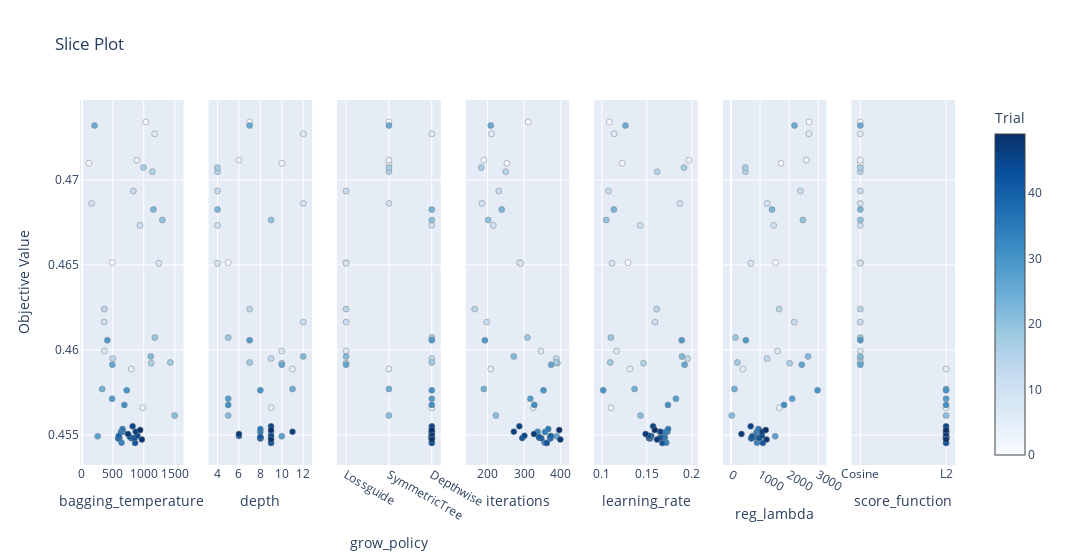

Notebook source saved alongside this figure:
### Code cell
optuna.visualization.plot_slice(study)

### Figure 1 — Plotly figure (JSON) as saved in the notebook; plotly's stock layout.template omitted (floating-point values rounded to 4 significant figures)
{"data": [{"marker": {"color": [0, 1, 2, 3, 4, 5, 6, 7, 8, 9, 10, 11, 12, 13, 14, 15, 16, 17, 18, 19, 20, 21, 22, 23, 24, 25, 26, 27, 28, 29, 30, 31, 32, 33, 34, 35, 36, 37, 38, 39, 40, 41, 42, 43, 44, 45, 46, 47, 48, 49], "colorbar": {"title": {"text": "Trial"}, "x": 1, "xpad": 40}, "colorscale": [[0, "rgb(247,251,255)"], [0.125, "rgb(222,235,247)"], [0.25, "rgb(198,219,239)"], [0.375, "rgb(158,202,225)"], [0.5, "rgb(107,174,214)"], [0.625, "rgb(66,146,198)"], [0.75, "rgb(33,113,181)"], [0.875, "rgb(8,81,156)"], [1, "rgb(8,48,107)"]], "line": {"color": "Grey", "width": 0.5}, "showscale": true}, "mode": "markers", "showlegend": false, "type": "scatter", "x": [489.8, 1032.0, 112.7, 888.9, 981.3, 799.4, 1175.0, 362.6, 1245.0, 154.6, 938.5, 358.3, 830.5, 498.5, 360.8, 1139.0, 1121.0, 996.1, 1430.0, 1179.0, 1301.0, 1499.0, 1113.0, 1155.0, 327.0, 204.2, 492.3, 253.9, 488.2, 410.8, 724.1, 685.4, 665.5, 640.0, 631.0, 655.2, 605.2, 596.3, 585.9, 594.0, 800.5, 774.7, 859.8, 852.5, 897.1, 819.5, 868.8, 745.2, 969.1, 942.3], "xaxis": "x", "y": [0.4651, 0.4734, 0.471, 0.4712, 0.4566, 0.4589, 0.4727, 0.4599, 0.4651, 0.4686, 0.4673, 0.4616, 0.4693, 0.4595, 0.4624, 0.4705, 0.4592, 0.4707, 0.4593, 0.4607, 0.4676, 0.4561, 0.4596, 0.4683, 0.4577, 0.4732, 0.4591, 0.4549, 0.4571, 0.4606, 0.4576, 0.4568, 0.4552, 0.4545, 0.4552, 0.4554, 0.4548, 0.4549, 0.4548, 0.4549, 0.4548, 0.4549, 0.4545, 0.4548, 0.455, 0.4555, 0.4552, 0.4551, 0.4547, 0.4553], "yaxis": "y"}, {"marker": {"color": [0, 1, 2, 3, 4, 5, 6, 7, 8, 9, 10, 11, 12, 13, 14, 15, 16, 17, 18, 19, 20, 21, 22, 23, 24, 25, 26, 27, 28, 29, 30, 31, 32, 33, 34, 35, 36, 37, 38, 39, 40, 41, 42, 43, 44, 45, 46, 47, 48, 49], "colorbar": {"title": {"text": "Trial"}, "x": 1, "xpad": 40}, "colorscale": [[0, "rgb(247,251,255)"], [0.125, "rgb(222,235,247)"], [0.25, "rgb(198,219,239)"], [0.375, "rgb(158,202,225)"], [0.5, "rgb(107,174,214)"], [0.625, "rgb(66,146,198)"], [0.75, "rgb(33,113,181)"], [0.875, "rgb(8,81,156)"], [1, "rgb(8,48,107)"]], "line": {"color": "Grey", "width": 0.5}, "showscale": false}, "mode": "markers", "showlegend": false, "type": "scatter", "x": [5, 7, 10, 6, 9, 11, 12, 10, 4, 12, 4, 12, 4, 9, 7, 4, 10, 4, 7, 5, 9, 5, 12, 4, 11, 7, 10, 10, 5, 7, 8, 5, 9, 9, 8, 8, 8, 8, 8, 6, 8, 8, 9, 9, 9, 9, 11, 6, 9, 9], "xaxis": "x2", "y": [0.4651, 0.4734, 0.471, 0.4712, 0.4566, 0.4589, 0.4727, 0.4599, 0.4651, 0.4686, 0.4673, 0.4616, 0.4693, 0.4595, 0.4624, 0.4705, 0.4592, 0.4707, 0.4593, 0.4607, 0.4676, 0.4561, 0.4596, 0.4683, 0.4577, 0.4732, 0.4591, 0.4549, 0.4571, 0.4606, 0.4576, 0.4568, 0.4552, 0.4545, 0.4552, 0.4554, 0.4548, 0.4549, 0.4548, 0.4549, 0.4548, 0.4549, 0.4545, 0.4548, 0.455, 0.4555, 0.4552, 0.4551, 0.4547, 0.4553], "yaxis": "y2"}, {"marker": {"color": [0, 1, 2, 3, 4, 5, 6, 7, 8, 9, 10, 11, 12, 13, 14, 15, 16, 17, 18, 19, 20, 21, 22, 23, 24, 25, 26, 27, 28, 29, 30, 31, 32, 33, 34, 35, 36, 37, 38, 39, 40, 41, 42, 43, 44, 45, 46, 47, 48, 49], "colorbar": {"title": {"text": "Trial"}, "x": 1, "xpad": 40}, "colorscale": [[0, "rgb(247,251,255)"], [0.125, "rgb(222,235,247)"], [0.25, "rgb(198,219,239)"], [0.375, "rgb(158,202,225)"], [0.5, "rgb(107,174,214)"], [0.625, "rgb(66,146,198)"], [0.75, "rgb(33,113,181)"], [0.875, "rgb(8,81,156)"], [1, "rgb(8,48,107)"]], "line": {"color": "Grey", "width": 0.5}, "showscale": false}, "mode": "markers", "showlegend": false, "type": "scatter", "x": ["Lossguide", "SymmetricTree", "SymmetricTree", "SymmetricTree", "Depthwise", "SymmetricTree", "Depthwise", "Lossguide", "Lossguide", "SymmetricTree", "Depthwise", "Lossguide", "Lossguide", "Depthwise", "Lossguide", "SymmetricTree", "Lossguide", "SymmetricTree", "Depthwise", "Depthwise", "Depthwise", "SymmetricTree", "Lossguide", "Depthwise", "SymmetricTree", "SymmetricTree", "Lossguide", "Depthwise", "Depthwise", "Depthwise", "Depthwise", "Depthwise", "Depthwise", "Depthwise", "Depthwise", "Depthwise", "Depthwise", "Depthwise", "Depthwise", "Depthwise", "Depthwise", "Depthwise", "Depthwise", "Depthwise", "Depthwise", "Depthwise", "Depthwise", "Depthwise", "Depthwise", "Depthwise"], "xaxis": "x3", "y": [0.4651, 0.4734, 0.471, 0.4712, 0.4566, 0.4589, 0.4727, 0.4599, 0.4651, 0.4686, 0.4673, 0.4616, 0.4693, 0.4595, 0.4624, 0.4705, 0.4592, 0.4707, 0.4593, 0.4607, 0.4676, 0.4561, 0.4596, 0.4683, 0.4577, 0.4732, 0.4591, 0.4549, 0.4571, 0.4606, 0.4576, 0.4568, 0.4552, 0.4545, 0.4552, 0.4554, 0.4548, 0.4549, 0.4548, 0.4549, 0.4548, 0.4549, 0.4545, 0.4548, 0.455, 0.4555, 0.4552, 0.4551, 0.4547, 0.4553], "yaxis": "y3"}, {"marker": {"color": [0, 1, 2, 3, 4, 5, 6, 7, 8, 9, 10, 11, 12, 13, 14, 15, 16, 17, 18, 19, 20, 21, 22, 23, 24, 25, 26, 27, 28, 29, 30, 31, 32, 33, 34, 35, 36, 37, 38, 39, 40, 41, 42, 43, 44, 45, 46, 47, 48, 49], "colorbar": {"title": {"text": "Trial"}, "x": 1, "xpad": 40}, "colorscale": [[0, "rgb(247,251,255)"], [0.125, "rgb(222,235,247)"], [0.25, "rgb(198,219,239)"], [0.375, "rgb(158,202,225)"], [0.5, "rgb(107,174,214)"], [0.625, "rgb(66,146,198)"], [0.75, "rgb(33,113,181)"], [0.875, "rgb(8,81,156)"], [1, "rgb(8,48,107)"]], "line": {"color": "Grey", "width": 0.5}, "showscale": false}, "mode": "markers", "showlegend": false, "type": "scatter", "x": [287, 311, 253, 190, 325, 209, 211, 346, 291, 185, 216, 198, 231, 388, 165, 250, 391, 183, 388, 309, 202, 223, 272, 239, 190, 209, 374, 389, 317, 193, 353, 328, 337, 356, 357, 366, 341, 371, 372, 373, 347, 341, 362, 295, 301, 287, 272, 327, 399, 396], "xaxis": "x4", "y": [0.4651, 0.4734, 0.471, 0.4712, 0.4566, 0.4589, 0.4727, 0.4599, 0.4651, 0.4686, 0.4673, 0.4616, 0.4693, 0.4595, 0.4624, 0.4705, 0.4592, 0.4707, 0.4593, 0.4607, 0.4676, 0.4561, 0.4596, 0.4683, 0.4577, 0.4732, 0.4591, 0.4549, 0.4571, 0.4606, 0.4576, 0.4568, 0.4552, 0.4545, 0.4552, 0.4554, 0.4548, 0.4549, 0.4548, 0.4549, 0.4548, 0.4549, 0.4545, 0.4548, 0.455, 0.4555, 0.4552, 0.4551, 0.4547, 0.4553], "yaxis": "y4"}, {"marker": {"color": [0, 1, 2, 3, 4, 5, 6, 7, 8, 9, 10, 11, 12, 13, 14, 15, 16, 17, 18, 19, 20, 21, 22, 23, 24, 25, 26, 27, 28, 29, 30, 31, 32, 33, 34, 35, 36, 37, 38, 39, 40, 41, 42, 43, 44, 45, 46, 47, 48, 49], "colorbar": {"title": {"text": "Trial"}, "x": 1, "xpad": 40}, "colorscale": [[0, "rgb(247,251,255)"], [0.125, "rgb(222,235,247)"], [0.25, "rgb(198,219,239)"], [0.375, "rgb(158,202,225)"], [0.5, "rgb(107,174,214)"], [0.625, "rgb(66,146,198)"], [0.75, "rgb(33,113,181)"], [0.875, "rgb(8,81,156)"], [1, "rgb(8,48,107)"]], "line": {"color": "Grey", "width": 0.5}, "showscale": false}, "mode": "markers", "showlegend": false, "type": "scatter", "x": [0.1291, 0.1084, 0.1226, 0.1968, 0.1101, 0.1312, 0.1136, 0.1164, 0.1113, 0.1868, 0.1425, 0.159, 0.1073, 0.1955, 0.161, 0.1615, 0.1463, 0.1913, 0.1093, 0.11, 0.1048, 0.143, 0.1891, 0.1133, 0.1363, 0.1262, 0.192, 0.1692, 0.1824, 0.1888, 0.1014, 0.1735, 0.1728, 0.1717, 0.1706, 0.1737, 0.17, 0.167, 0.1538, 0.1549, 0.1524, 0.1525, 0.1672, 0.1644, 0.152, 0.1569, 0.1649, 0.1487, 0.1614, 0.1589], "xaxis": "x5", "y": [0.4651, 0.4734, 0.471, 0.4712, 0.4566, 0.4589, 0.4727, 0.4599, 0.4651, 0.4686, 0.4673, 0.4616, 0.4693, 0.4595, 0.4624, 0.4705, 0.4592, 0.4707, 0.4593, 0.4607, 0.4676, 0.4561, 0.4596, 0.4683, 0.4577, 0.4732, 0.4591, 0.4549, 0.4571, 0.4606, 0.4576, 0.4568, 0.4552, 0.4545, 0.4552, 0.4554, 0.4548, 0.4549, 0.4548, 0.4549, 0.4548, 0.4549, 0.4545, 0.4548, 0.455, 0.4555, 0.4552, 0.4551, 0.4547, 0.4553], "yaxis": "y5"}, {"marker": {"color": [0, 1, 2, 3, 4, 5, 6, 7, 8, 9, 10, 11, 12, 13, 14, 15, 16, 17, 18, 19, 20, 21, 22, 23, 24, 25, 26, 27, 28, 29, 30, 31, 32, 33, 34, 35, 36, 37, 38, 39, 40, 41, 42, 43, 44, 45, 46, 47, 48, 49], "colorbar": {"title": {"text": "Trial"}, "x": 1, "xpad": 40}, "colorscale": [[0, "rgb(247,251,255)"], [0.125, "rgb(222,235,247)"], [0.25, "rgb(198,219,239)"], [0.375, "rgb(158,202,225)"], [0.5, "rgb(107,174,214)"], [0.625, "rgb(66,146,198)"], [0.75, "rgb(33,113,181)"], [0.875, "rgb(8,81,156)"], [1, "rgb(8,48,107)"]], "line": {"color": "Grey", "width": 0.5}, "showscale": false}, "mode": "markers", "showlegend": false, "type": "scatter", "x": [1535.0, 2685.0, 1718.0, 2588.0, 1665.0, 411.6, 2680.0, 1603.0, 683.7, 1242.0, 1468.0, 2175.0, 2386.0, 1243.0, 1655.0, 501.8, 2014.0, 494.1, 220.7, 158.1, 2472.0, 30.1, 2650.0, 1411.0, 122.6, 2183.0, 2433.0, 1521.0, 2103.0, 513.5, 2973.0, 1823.0, 1037.0, 896.1, 883.4, 947.6, 896.1, 823.2, 705.2, 743.4, 695.9, 720.3, 1098.0, 983.2, 1064.0, 679.3, 1083.0, 362.4, 1224.0, 1196.0], "xaxis": "x6", "y": [0.4651, 0.4734, 0.471, 0.4712, 0.4566, 0.4589, 0.4727, 0.4599, 0.4651, 0.4686, 0.4673, 0.4616, 0.4693, 0.4595, 0.4624, 0.4705, 0.4592, 0.4707, 0.4593, 0.4607, 0.4676, 0.4561, 0.4596, 0.4683, 0.4577, 0.4732, 0.4591, 0.4549, 0.4571, 0.4606, 0.4576, 0.4568, 0.4552, 0.4545, 0.4552, 0.4554, 0.4548, 0.4549, 0.4548, 0.4549, 0.4548, 0.4549, 0.4545, 0.4548, 0.455, 0.4555, 0.4552, 0.4551, 0.4547, 0.4553], "yaxis": "y6"}, {"marker": {"color": [0, 1, 2, 3, 4, 5, 6, 7, 8, 9, 10, 11, 12, 13, 14, 15, 16, 17, 18, 19, 20, 21, 22, 23, 24, 25, 26, 27, 28, 29, 30, 31, 32, 33, 34, 35, 36, 37, 38, 39, 40, 41, 42, 43, 44, 45, 46, 47, 48, 49], "colorbar": {"title": {"text": "Trial"}, "x": 1, "xpad": 40}, "colorscale": [[0, "rgb(247,251,255)"], [0.125, "rgb(222,235,247)"], [0.25, "rgb(198,219,239)"], [0.375, "rgb(158,202,225)"], [0.5, "rgb(107,174,214)"], [0.625, "rgb(66,146,198)"], [0.75, "rgb(33,113,181)"], [0.875, "rgb(8,81,156)"], [1, "rgb(8,48,107)"]], "line": {"color": "Grey", "width": 0.5}, "showscale": false}, "mode": "markers", "showlegend": false, "type": "scatter", "x": ["Cosine", "Cosine", "Cosine", "Cosine", "L2", "L2", "Cosine", "Cosine", "Cosine", "Cosine", "Cosine", "Cosine", "Cosine", "Cosine", "Cosine", "Cosine", "Cosine", "Cosine", "Cosine", "Cosine", "Cosine", "L2", "Cosine", "Cosine", "L2", "Cosine", "Cosine", "L2", "L2", "Cosine", "L2", "L2", "L2", "L2", "L2", "L2", "L2", "L2", "L2", "L2", "L2", "L2", "L2", "L2", "L2", "L2", "L2", "L2", "L2", "L2"], "xaxis": "x7", "y": [0.4651, 0.4734, 0.471, 0.4712, 0.4566, 0.4589, 0.4727, 0.4599, 0.4651, 0.4686, 0.4673, 0.4616, 0.4693, 0.4595, 0.4624, 0.4705, 0.4592, 0.4707, 0.4593, 0.4607, 0.4676, 0.4561, 0.4596, 0.4683, 0.4577, 0.4732, 0.4591, 0.4549, 0.4571, 0.4606, 0.4576, 0.4568, 0.4552, 0.4545, 0.4552, 0.4554, 0.4548, 0.4549, 0.4548, 0.4549, 0.4548, 0.4549, 0.4545, 0.4548, 0.455, 0.4555, 0.4552, 0.4551, 0.4547, 0.4553], "yaxis": "y7"}], "layout": {"title": {"text": "Slice Plot"}, "width": 2100, "xaxis": {"anchor": "y", "domain": [0, 0.1184], "title": {"text": "bagging_temperature"}}, "xaxis2": {"anchor": "y2", "domain": [0.1469, 0.2653], "title": {"text": "depth"}}, "xaxis3": {"anchor": "y3", "domain": [0.2939, 0.4122], "title": {"text": "grow_policy"}}, "xaxis4": {"anchor": "y4", "domain": [0.4408, 0.5592], "title": {"text": "iterations"}}, "xaxis5": {"anchor": "y5", "domain": [0.5878, 0.7061], "title": {"text": "learning_rate"}}, "xaxis6": {"anchor": "y6", "domain": [0.7347, 0.8531], "title": {"text": "reg_lambda"}}, "xaxis7": {"anchor": "y7", "domain": [0.8816, 1.0], "title": {"text": "score_function"}}, "yaxis": {"anchor": "x", "domain": [0, 1], "title": {"text": "Objective Value"}}, "yaxis2": {"anchor": "x2", "domain": [0, 1], "matches": "y", "showticklabels": false}, "yaxis3": {"anchor": "x3", "domain": [0, 1], "matches": "y", "showticklabels": false}, "yaxis4": {"anchor": "x4", "domain": [0, 1], "matches": "y", "showticklabels": false}, "yaxis5": {"anchor": "x5", "domain": [0, 1], "matches": "y", "showticklabels": false}, "yaxis6": {"anchor": "x6", "domain": [0, 1], "matches": "y", "showticklabels": false}, "yaxis7": {"anchor": "x7", "domain": [0, 1], "matches": "y", "showticklabels": false}}}
